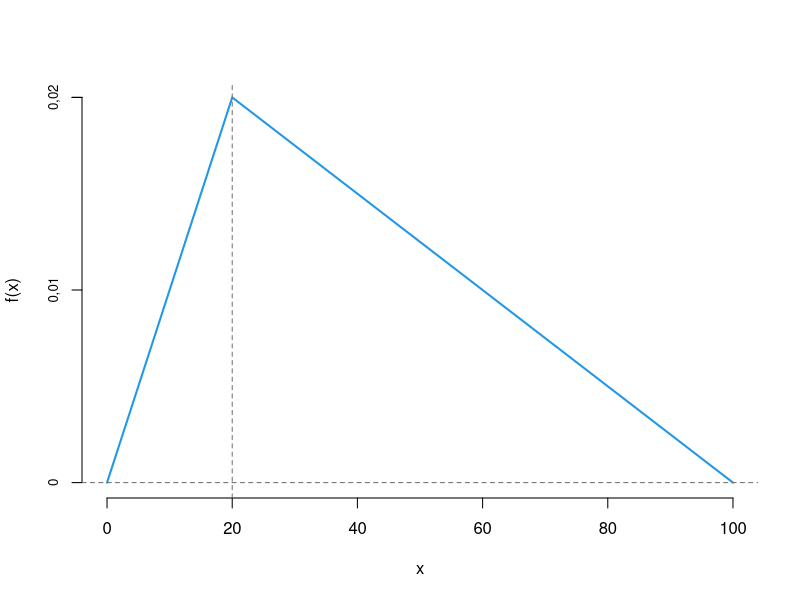

Source code (R):
## ---- chunk 1
htmltools::tags$iframe(title = "GGZ", src ="http://learning-dashboard.lehre.hwr-berlin.de:3838/Apps_RBook/#section-ggz",  width=760, height=500)
## ---- chunk 2
htmltools::tags$iframe(title = "GGZ", src ="http://learning-dashboard.lehre.hwr-berlin.de:3838/Apps_RBook/#section-wahrscheinlichkeiten",  width=760, height=700)
## ---- chunk 3
xwert<-60
a=0; b=100; c=20
x<-seq(a,b,0.1)

fx<-function(x,a=0,b=2,c=0.7){
    if(x>c&x<=b){
      px<-(2*(b-x))/((b-a)*(b-c))
    } else if (x>=a&x<=c){
      px<-(2*(x-a))/((b-a)*(c-a))
    } else {
      px<-0
    }
    return(px)
}


top<-2/(b-a); topp<-gsub("\\.","\\,",round(top,4))
px<-sapply(x,fx,a=a,b=b,c=c)
  
plot(x,px,lwd=2,col=4,type="l",axes=F,ylab="f(x)",ylim=c(0,0.02))
axis(1)
axis(2,at=c(0,0.01,top,0.02),labels=c(0,"0,01",topp,"0,02"),cex.axis=0.8)
abline(v=c,lty=2,col="gray44")
abline(h=0,lty=2,col="gray44")

## ---- chunk 4
htmltools::tags$iframe(title = "GGZ", src ="http://learning-dashboard.lehre.hwr-berlin.de:3838/Apps_RBook/#section-zgs",  width=760, height=700)
## ---- chunk 5
htmltools::tags$iframe(title = "Aufgabe_ZGS", src ="./htmls/Aufgabe_ZGS.html",  width=760, height=500)
## ---- chunk 6
htmltools::tags$iframe(title = "Wortwolke", src ="http://learning-dashboard.lehre.hwr-berlin.de:3838/Apps_RBook/#section-wortwolke",  width=760, height=600)
